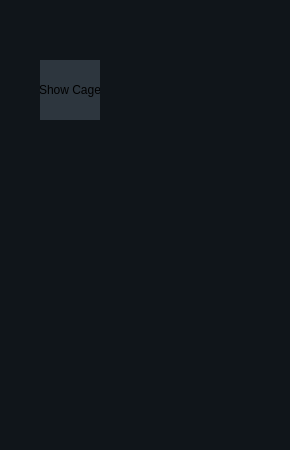
<?xml version="1.0" encoding="UTF-8"?>
<ui version="4.0">
 <class>ModelOptions</class>
 <widget class="QWidget" name="ModelOptions">
  <property name="geometry">
   <rect>
    <x>0</x>
    <y>0</y>
    <width>290</width>
    <height>450</height>
   </rect>
  </property>
  <property name="sizePolicy">
   <sizepolicy hsizetype="Maximum" vsizetype="Maximum">
    <horstretch>0</horstretch>
    <verstretch>0</verstretch>
   </sizepolicy>
  </property>
  <property name="minimumSize">
   <size>
    <width>290</width>
    <height>450</height>
   </size>
  </property>
  <property name="maximumSize">
   <size>
    <width>290</width>
    <height>450</height>
   </size>
  </property>
  <property name="windowTitle">
   <string>Form</string>
  </property>
  <property name="styleSheet">
   <string notr="true">background-color: rgb(16, 21, 26);</string>
  </property>
  <widget class="QPushButton" name="showCageButton">
   <property name="geometry">
    <rect>
     <x>40</x>
     <y>60</y>
     <width>60</width>
     <height>60</height>
    </rect>
   </property>
   <property name="styleSheet">
    <string notr="true">QPushButton {
	background-color: #2D363E;
	border-color: rgb(230, 230, 230);
	border-style: solid;
	border-width: 0px 0px 0px 0px;
}
QPushButton:hover {
	background-color: #DE2B41;
}
QPushButton:checked {
	background-color: #DE2B41;
}
</string>
   </property>
   <property name="text">
    <string>Show Cage</string>
   </property>
   <property name="checkable">
    <bool>true</bool>
   </property>
  </widget>
 </widget>
 <resources/>
 <connections/>
</ui>
